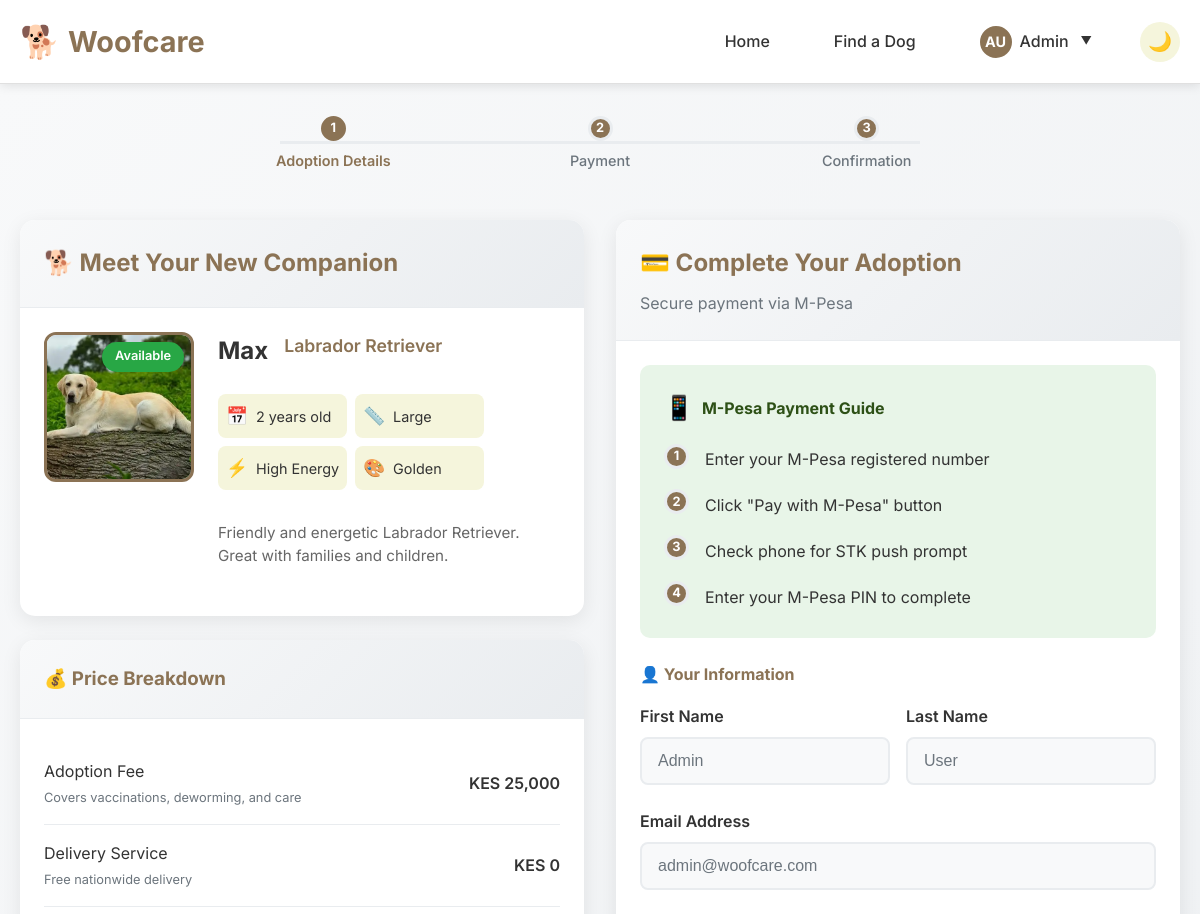
Page /checkout/1 (signed in, upper part) on the earlier database version.
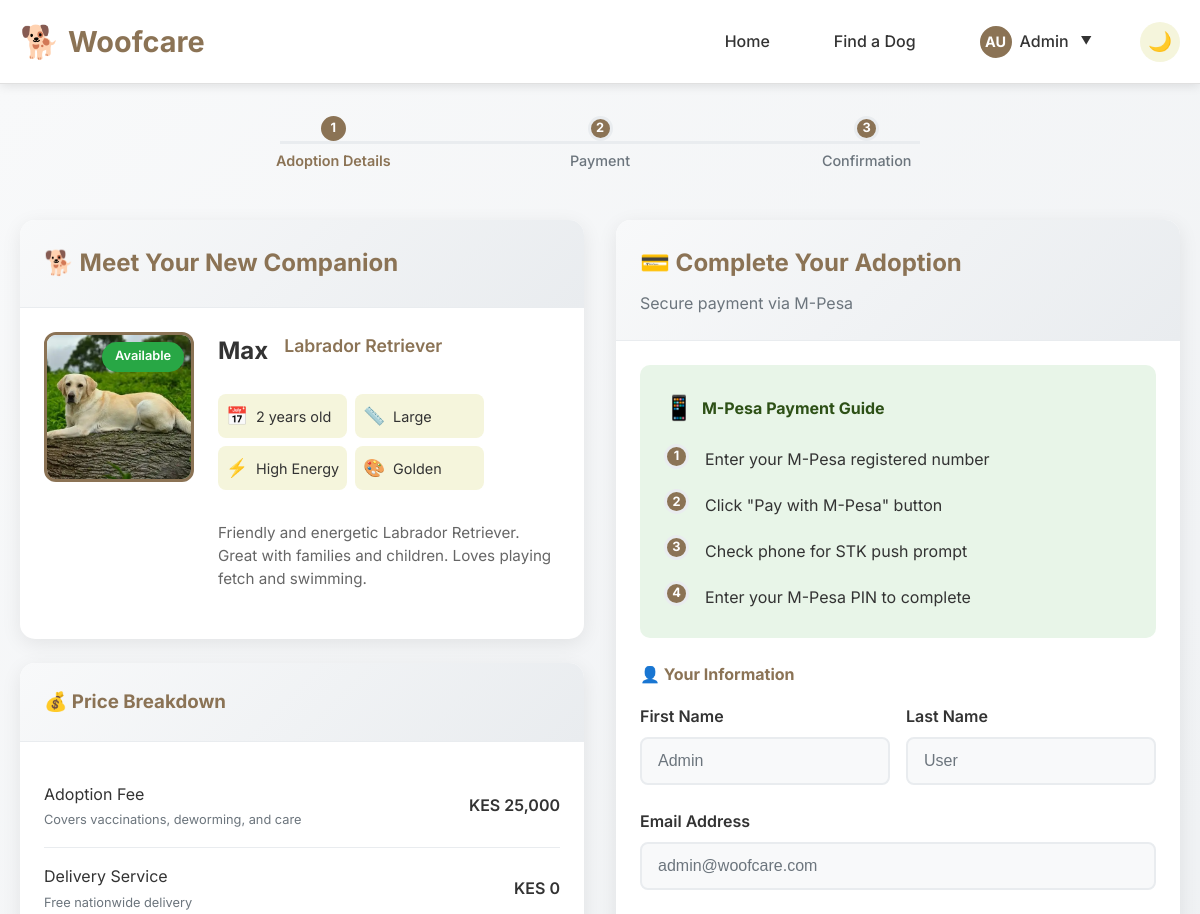
Same page on the later database version.
### models.py (models this page shows)
class Dog(db.Model):
    __tablename__ = 'dog'
    id = db.Column(db.Integer, primary_key=True)
    name = db.Column(db.String(100), nullable=False)
    breed = db.Column(db.String(100), nullable=False)
    age = db.Column(db.Integer, nullable=False)
    age_category = db.Column(db.String(20), nullable=False)  # puppy, young, adult, senior
    size = db.Column(db.String(20), nullable=False)  # small, medium, large
    color = db.Column(db.String(50), nullable=False)
    energy_level = db.Column(db.String(20), nullable=False)  # low, medium, high
    price = db.Column(db.Float, nullable=False)
    description = db.Column(db.Text, nullable=False)
    image_url = db.Column(db.String(255))
    is_available = db.Column(db.Boolean, default=True)
    created_at = db.Column(db.DateTime, default=datetime.utcnow)

### app.py (the view, shortened to what this page needs)
@app.route('/checkout/<int:dog_id>', methods=['GET', 'POST'])
@login_required
def checkout(dog_id):
    dog = Dog.query.get_or_404(dog_id)
    return render_template('checkout.html', dog=dog)

### app.py (called while the page is built)
@login_manager.user_loader
def load_user(user_id):
    return User.query.get(int(user_id))

### models.py (called while the page is built)
    @property
    def is_authenticated(self):
        return True

### templates/checkout.html (shortened to what the changed rows need)
{% extends "base.html" %}
{% block content %}
<div class="checkout-container">
    <div class="container">
        <div class="checkout-grid">
            <div class="checkout-left">
                <div class="summary-card">
                    <div class="card-header">
                        <h2>🐕 Meet Your New Companion</h2>
                    </div>
                    <div class="dog-preview">
                        <div class="dog-image-large">
                            {% if dog.image_url %}
                            <img src="{{ dog.image_url }}" alt="{{ dog.name }}" class="dog-img">
                            {% else %}
                            <div class="image-placeholder">
                                <span class="placeholder-icon">🐕</span>
                            </div>
                            {% endif %}
                            <div class="availability-badge available">Available</div>
                        </div>
                        <div class="dog-details">
                            <h3 class="dog-name">{{ dog.name }}</h3>
                            <p class="dog-breed">{{ dog.breed }}</p>
                            <div class="dog-specs">
                                <div class="spec-item">
                                    <span class="spec-icon">📅</span>
                                    <span>{{ dog.age }} year{{ 's' if dog.age != 1 }} old</span>
                                </div>
                                <div class="spec-item">
                                    <span class="spec-icon">📏</span>
                                    <span>{{ dog.size|title }}</span>
                                </div>
                                <div class="spec-item">
                                    <span class="spec-icon">⚡</span>
                                    <span>{{ dog.energy_level|title }} Energy</span>
                                </div>
                                <div class="spec-item">
                                    <span class="spec-icon">🎨</span>
                                    <span>{{ dog.color }}</span>
                                </div>
                            </div>
                            <div class="dog-description">
                                <p>{{ dog.description }}</p>
                            </div>
                        </div>
                    </div>
                </div>
                <div class="summary-card">
                    <div class="price-breakdown">
                        <div class="price-item">
                            <div class="price-label">
                                <span>Adoption Fee</span>
                                <small>Covers vaccinations, deworming, and care</small>
                            </div>
                            <div class="price-amount">KES {{ "{:,.0f}".format(dog.price) }}</div>
                        </div>
                    </div>
                </div>
            </div>
            <div class="checkout-right">
                <div class="payment-card">
                    <div class="card-header">
                        <h2>💳 Complete Your Adoption</h2>
                    </div>
                </div>
            </div>
        </div>
    </div>
</div>
{% endblock %}

Differences in the rows shown:
changed Dog "Max": description "Friendly and energetic Labrador Retriever. Great with families and children." → "Friendly and energetic Labrador Retriever. Great with families and children. Loves playing fetch and swimming."
